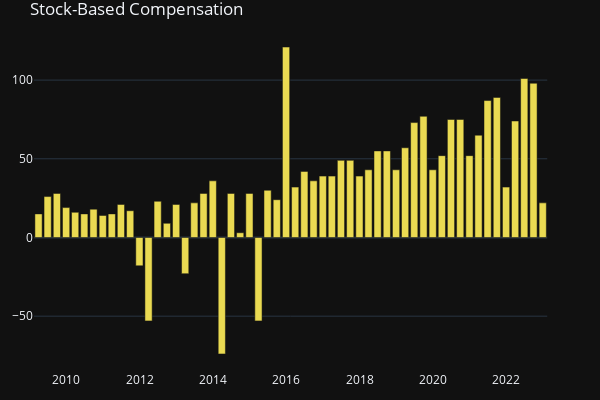

Notebook code cell kept with this figure:
### Code cell
compensation_plot = create_plot_bar_line(
    cash_flow_df, "Stock-Based Compensation", bar_color="#EADA52"
)

### Figure 1 — Plotly figure (JSON) as saved in the notebook; plotly's stock layout.template omitted (floating-point values rounded to 4 significant figures)
{"data": [{"marker": {"color": "#EADA52"}, "name": "Stock-Based Compensation", "type": "bar", "x": ["2022-12-31", "2022-09-30", "2022-06-30", "2022-03-31", "2021-12-31", "2021-09-30", "2021-06-30", "2021-03-31", "2020-12-31", "2020-09-30", "2020-06-30", "2020-03-31", "2019-12-31", "2019-09-30", "2019-06-30", "2019-03-31", "2018-12-31", "2018-09-30", "2018-06-30", "2018-03-31", "2017-12-31", "2017-09-30", "2017-06-30", "2017-03-31", "2016-12-31", "2016-09-30", "2016-06-30", "2016-03-31", "2015-12-31", "2015-09-30", "2015-06-30", "2015-03-31", "2014-12-31", "2014-09-30", "2014-06-30", "2014-03-31", "2013-12-31", "2013-09-30", "2013-06-30", "2013-03-31", "2012-12-31", "2012-09-30", "2012-06-30", "2012-03-31", "2011-12-31", "2011-09-30", "2011-06-30", "2011-03-31", "2010-12-31", "2010-09-30", "2010-06-30", "2010-03-31", "2009-12-31", "2009-09-30", "2009-06-30", "2009-03-31"], "xaxis": "x", "y": [22, 98, 101, 74, 32, 89, 87, 65, 52, 75, 75, 52, 43, 77, 73, 57, 43, 55, 55, 43, 39, 49, 49, 39, 39, 36, 42, 32, 121, 24, 30, -53, 28, 3, 28, -74, 36, 28, 22, -23, 21, 9, 23, -53, -18, 17, 21, 15, 14, 18, 15, 16, 19, 28, 26, 15], "yaxis": "y"}], "layout": {"height": 400, "legend": {"orientation": "h", "x": 0.75, "xanchor": "right", "y": -0.15, "yanchor": "bottom"}, "margin": {"b": 20, "l": 20, "r": 20, "t": 30}, "title": {"text": "Stock-Based Compensation"}, "width": 600, "xaxis": {"anchor": "y", "domain": [0, 0.94]}, "yaxis": {"anchor": "x", "domain": [0, 1]}, "yaxis2": {"anchor": "x", "overlaying": "y", "side": "right"}}}
